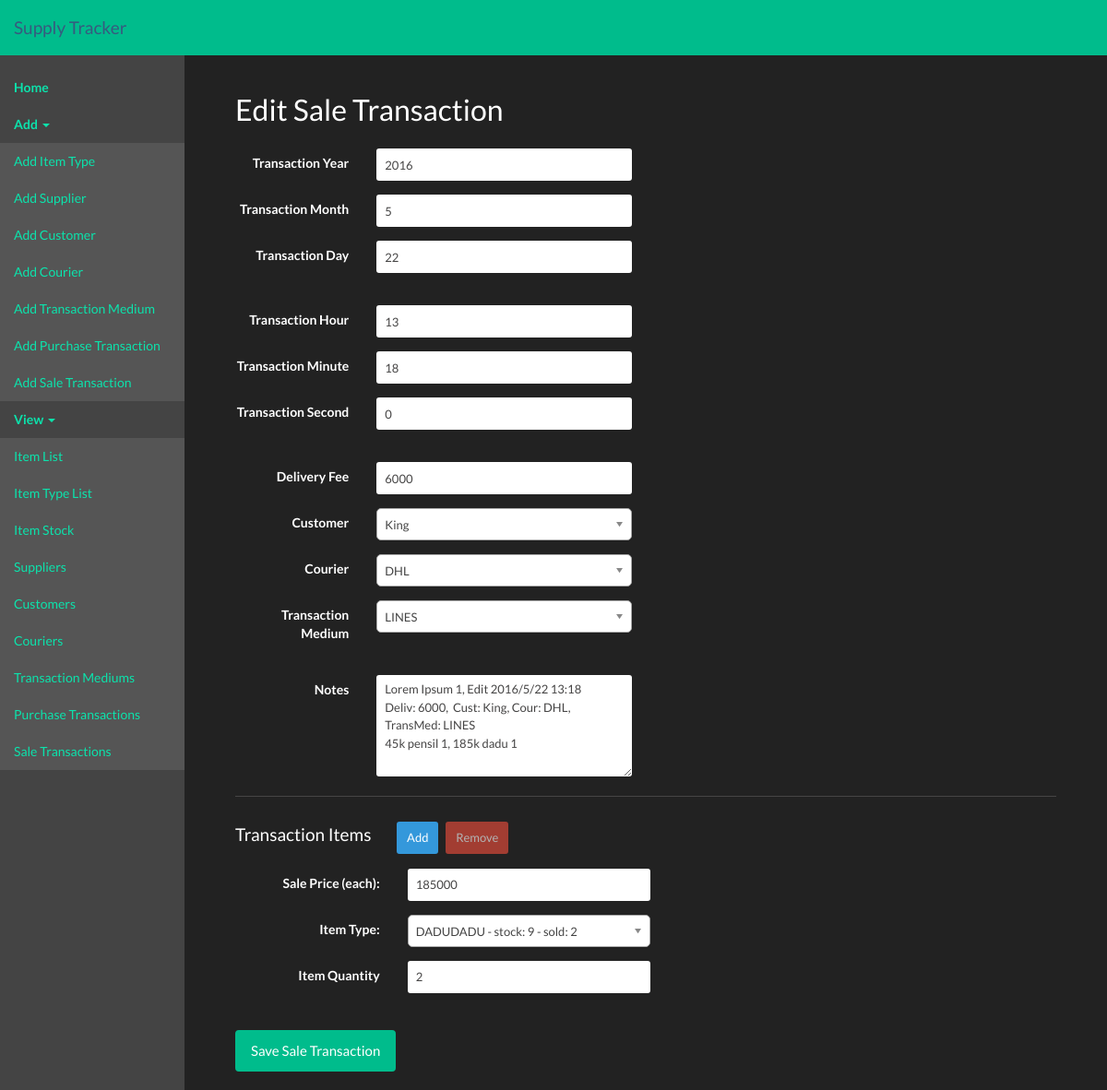
The page /sale-transactions/edit/1 on the database its author committed.
### app/models.py (models this page shows, shortened)
class STModel(db.Model):
    __abstract__ = True
    errors = []
    @classmethod
    def get(cls, id):
        return cls.query.get(id)

class SaleTransaction(STModel):
    id = db.Column(db.Integer, primary_key=True)
    items = db.relationship('Item', backref='sale_transaction', lazy='dynamic')
    transaction_date = db.Column(db.DateTime, index=True, nullable=False)
    delivery_fee = db.Column(db.Integer, index=True)
    customer_id = db.Column(db.Integer, db.ForeignKey('customer.id'), nullable=False)
    courier_id = db.Column(db.Integer, db.ForeignKey('courier.id'))
    transaction_medium_id = db.Column(db.Integer, db.ForeignKey('transaction_medium.id'))
    notes = db.Column(db.String(NOTES_LENGTH))
    @classmethod
    def get_sale_items(cls, id):
        return db.session.query(func.count(Item.id).label('quantity'),
                                Item.item_type_id,
                                Item.sale_price) \
            .filter(Item.sale_transaction_id == id) \
            .group_by(Item.item_type_id)

class Customer(STModel):
    id = db.Column(db.Integer, primary_key=True)
    name = db.Column(db.String(NAME_LENGTH), index=True, nullable=False)
    contact = db.Column(db.String(CONTACT_LENGTH))
    address = db.Column(db.String(ADDRESS_LENGTH))
    sale_transactions = db.relationship('SaleTransaction',
                                        backref='customer', lazy='dynamic',
                                        cascade='save-update, merge, delete')

class Courier(STModel):
    id = db.Column(db.Integer, primary_key=True)
    name = db.Column(db.String(NAME_LENGTH), index=True, nullable=False, unique=True)
    sale_transactions = db.relationship('SaleTransaction', backref='courier', lazy='dynamic')

class TransactionMedium(STModel):
    id = db.Column(db.Integer, primary_key=True)
    name = db.Column(db.String(NAME_LENGTH), index=True, nullable=False, unique=True)
    sale_transactions = db.relationship('SaleTransaction', backref='transaction_medium', lazy='dynamic')

### app/views.py (the view, shortened to what this page needs)
@app.route('/sale-transactions/edit', methods=['GET', 'POST'])
@app.route('/sale-transactions/edit/<id>', methods=['GET', 'POST'])
def edit_sale_transaction(id=None):
    if not id:
        return redirect(url_for(sale_transactions.__name__))
    st = models.SaleTransaction.get(id)
    if not st:
        return redirect(url_for(sale_transactions.__name__))
    data = {'yyyy': st.transaction_date.year,
            'MM': st.transaction_date.month,
            'dd': st.transaction_date.day,
            'HH': st.transaction_date.hour,
            'mm': st.transaction_date.minute,
            'ss': st.transaction_date.second,
            'delivery_fee': st.delivery_fee,
            'notes': st.notes}
    form = forms.SaleTransactionForm(**data)
    if request.method == 'GET':
        form.transaction_items.min_entries = st.items.count()
        form.transaction_items.pop_entry()
        form.customer_id.data = st.customer_id
        form.courier_id.data = st.courier_id
        form.transaction_medium_id.data = st.transaction_medium_id
        for item in models.SaleTransaction.get_sale_items(id):
            st_item = forms.ItemSaleForm()
            st_item.item_stock = item.item_type_id
            st_item.sale_price = item.sale_price
            st_item.quantity = item.quantity  # TODO include the selected one
            form.transaction_items.append_entry(st_item)
    return render_template('edit/edit-sale-transaction.html', form=form)

### app/forms.py (shortened to what this page needs)
class ItemSaleForm(wtforms.Form):
    stock_separator = ' - stock: '
    sold_separator = ' - sold: '
    sale_price = IntegerField(label='Sale Price (each): ',
                              validators=[InputRequired()])
    item_stock = SelectField(label='Item Type: ',
                             coerce=int,
                             validators=[DataRequired()])
    quantity = IntegerField(label='Item Quantity',
                            validators=[InputRequired()])
    def __init__(self, *args, **kwargs):
        super().__init__(*args, **kwargs)
        self.unsold_items_dict = get_unsold_items_dict('name', 'stock', 'sold')
        choices = [(k, '{}{}{}{}{}'.format(v['name'], self.stock_separator,
                                           v['stock'], self.sold_separator,
                                           v['sold'])) for k, v in self.unsold_items_dict.items()]
        self.item_stock.choices = choices

### app/__init__.py (called while the page is built)
@event.listens_for(Engine, "connect")
def set_sqlite_pragma(dbapi_connection, connection_record):
    cursor = dbapi_connection.cursor()
    cursor.execute("PRAGMA foreign_keys=ON")
    cursor.close()

### app/forms.py (called while the page is built)
def get_unsold_items_dict(name_key, stock_key, sold_key):
    unsold_items = db.session.query(models.Item.item_type_id, models.ItemType.item_type,
                                    func.count(models.Item.id), models.Item.sale_transaction_id) \
        .join(models.ItemType) \
        .group_by(models.Item.item_type_id, models.Item.sale_transaction_id)
    flattened_sale_dict = {}
    for item in unsold_items:
        if item[0] not in flattened_sale_dict:
            flattened_sale_dict[item[0]] = {name_key: item[1],
                                            stock_key: 0,
                                            sold_key: 0}
        if item[3]:
            flattened_sale_dict[item[0]][sold_key] = item[2]
        else:
            flattened_sale_dict[item[0]][stock_key] = item[2]
    return flattened_sale_dict

def get_customer_list():
    return [(c.id, c.name) for c in models.Customer.query \
        .order_by(models.Customer.name)]

def get_courier_list():
    list = [(c.id, c.name) for c in models.Courier.query \
        .order_by(models.Courier.name)]
    list.insert(0, (config.NULL_INTEGER, '---'))
    return list

def get_medium_list():
    list = [(m.id, m.name) for m in models.TransactionMedium.query]
    list.insert(0, (config.NULL_INTEGER, '---'))
    return list

### app/templates/edit/edit-sale-transaction.html
{% extends "base.html" %}
{% block content %}
<h2 class="header-title">Edit Sale Transaction</h2>
{% include 'form_templates/sale-transaction-form.html' %}
{% endblock %}

### app/templates/_formhelpers.html (shortened to what this page needs)
{% macro render_form_field(field, label_width=2,
  field_width=4, extra_div_class="",
  extra_field_class="", label_visible=true) %}
  {% set div_class='form-group {} {}'.format('has-error' if field.errors else '', extra_div_class) %}
  <div class="{{ div_class }}">
    {% if field.type != 'HiddenField' and label_visible %}
      {% set label_class= "control-label " + "col-xs-" + label_width|string %}
      {{ field.label(class_=label_class + " " + extra_field_class) }}
    {% endif %}
    {% set field_class= "col-xs-" + field_width|string %}
    <div class="{{ field_class }}">
      {{ field(class_='form-control input-sm' + " " + extra_field_class, **kwargs)|safe }}
    </div>
  </div>
{% endmacro %}

### rows shown on the page
SaleTransaction: delivery_fee "6000", notes "Lorem Ipsum 1, Edit 2016/5/22 13:18 Deliv: 6000, Cust: King, Cour: DHL, TransMed: LINES 45k pensil 1, 185k dadu 1"
Customer: name "King"
Courier: name "DHL"
TransactionMedium: name "LINES"

### other values the page prints
{{ field.label(class_=label_class + " " + extra_field_class) }} "Transaction Year Transaction Month Transaction Day Transaction Hour Transaction Minute Transaction Second Delivery Fee Customer Courier Transaction Medium Notes" "Sale Price (each):" "Item Type:" "Item Quantity"
